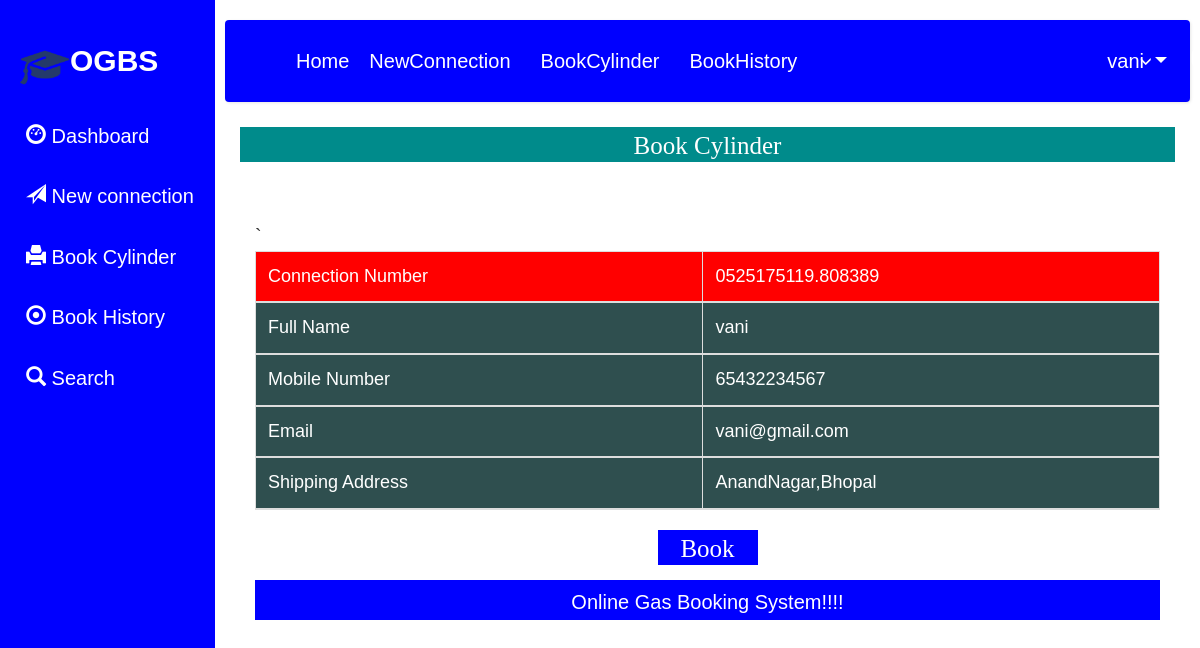
/bookdetail (signed in), run on the app's committed database.
### gasbooking/models.py (models this page shows, shortened)
class Newconnection(models.Model):
    user=models.ForeignKey(Registration,on_delete=models.CASCADE, null=True)
    gen=models.CharField(max_length=100,null=True)
    nationality=models.CharField(max_length=100,null=True)
    merriedstatus=models.CharField(max_length=100,null=True)
    address=models.CharField(max_length=100,null=True)
    related=models.CharField(max_length=100,null=True)
    fname=models.CharField(max_length=100,null=True)
    lname=models.CharField(max_length=100,null=True)
    city=models.CharField(max_length=100,null=True)
    connection=models.CharField(max_length=100,null=True)
    registration=models.CharField(max_length=100,null=True)
    date=models.CharField(max_length=100,null=True)
    zipcode=models.CharField(max_length=100,null=True)
    img=models.FileField(null=True)
    cost=models.CharField(max_length=100,null=True)
    status=models.CharField(max_length=100,null=True)

class Registration(models.Model):
    user=models.ForeignKey(User,on_delete=models.CASCADE, null=True)
    mobile=models.CharField(max_length=100,null=True)

### gasbooking/views.py (the view)
# urls.py: path('bookdetail',bookdetail,name='bookdetail'),
def bookdetail(request):
    user=User.objects.get(id=request.user.id)
    data=Registration.objects.get(user=user)
    data1=Newconnection.objects.filter(user=data)
    d={'data1':data1}
    return render(request,'bookdetail.html',d)

### gasbooking/templates/bookdetail.html (shortened to what this page needs)
{% extends 'user_nav.html' %}
{% block body %}
<center>
      <h1 style="font-size:25px; background-color:darkcyan;height:35px;color:white;padding:5px;margin-top:5px;font-family : 'Monotype Corsiva" align="center"> Book Cylinder </h1>
</center>
 <div class="container" style="margin-top:60px;width:100%">
<table  class="table table-bordered" id="myTable">
<thead style="background-color:white">
  <tr>
    <th style=" background-color:red">Connection Number</th>
      {% for i in data1 %}
 {% if i.connection == 'Approved' %}
       <th style=" background-color:red;color:white">{{i.registration}}</th>
      {% endif %}
      {% endfor %}
  </tr>
  <tr>
    <th>Full Name</th>
        {% for i in data1 %}
 {% if i.connection == 'Approved' %}`
       <th >{{i.user.user.username}}</th>
       {% endif %}
      {% endfor %}
  </tr>
    <tr>
    <th>Mobile Number</th>
        {% for i in data1 %}
 {% if i.connection == 'Approved' %}
    <th>{{i.user.mobile}}</th>
        {% endif %}
        {% endfor %}
    </tr>
  <tr>
    <th>Email</th>
     {% for i in data1 %}
 {% if i.connection == 'Approved' %}
    <th>{{i.user.user.email}}</th>
        {% endif %}
        {% endfor %}
  </tr>
<tr>
    <th>Shipping Address</th>
     {% for i in data1 %}
 {% if i.connection == 'Approved' %}
    <th>{{i.address}}</th>
        {% endif %}
        {% endfor %}
  </tr>
  </thead>
   </table>
<center>
      <a href="{% url 'book' %}"><h1 style="font-size:25px; background-color:blue;height:35px;width:100px;color:white;padding:5px;margin-top:5px;font-family : 'Monotype Corsiva;width:50px" align="center"> Book </h1>
</center>
<div class="footer" align="center" style=" margin-top:15px; background-color:blue; height:40px;color:white; padding:8px;">
    Online Gas Booking System!!!!
</div>
   {% endblock %}

### gasbooking/templates/user_nav.html (shortened to what this page needs)
<!DOCTYPE html>
{% load static %}
<html>
<head>
<link rel="stylesheet" href="https://cdnjs.cloudflare.com/ajax/libs/font-awesome/4.7.0/css/font-awesome.min.css">
<link rel="stylesheet" href="https://stackpath.bootstrapcdn.com/bootstrap/4.5.0/css/bootstrap.min.css">
   <link href="static/style.css" rel="stylesheet" type="text/css" media="all"/>
        <link rel="stylesheet" href="static/style4.css">
        <link rel="stylesheet" href="https://cdnjs.cloudflare.com/ajax/libs/font-awesome/4.7.0/css/font-awesome.min.css">
        <link rel="stylesheet" href="https://maxcdn.bootstrapcdn.com/bootstrap/3.3.7/css/bootstrap.min.css">
  <link rel = stylesheet href = "//cdn.datatables.net/1.10.19/css/jquery.dataTables.min.css">
</head>
<body>
<div class="sidenav">
    <div style="padding:20px">
    <img src="{% static 'image/logo.png' %}" style="width:50px;color:white"><span style="font-weight:bold;color:white;font-size:30px">OGBS</span>
  </div>
    <a href="{% url 'user_home' %}">  <i class="glyphicon glyphicon-dashboard" style="color:white"></i> Dashboard</a>
  <a href="{% url 'newconnection' %}">   <i class="glyphicon glyphicon-send" style="color:white"></i> New connection</a>
  <a href="{% url 'bookcylinder' %}">  <i class="glyphicon glyphicon-print" style="color:white"></i>  Book Cylinder</a>
  <a href="{% url 'view_booking' %}">  <i class="glyphicon glyphicon-record" style="color:white"></i>  Book History</a>
  <a href="{% url 'search_booking' %}">  <i class="glyphicon glyphicon-search" style="color:white"></i> Search</a>
</div>
<div class="main" style="margin-left:215px">
  <nav class="navbar navbar-expand-lg navbar-light" style="background-color:blue;color:white">
  <a class="navbar-brand" href="#" style="color:white"></a>
  <div class="collapse navbar-collapse" id="navbarNavdropdown">
    <ul class="navbar-nav">
      <li class="nav-item">
        <a class="nav-link" href="{% url 'user_home' %}" style="color:white">Home <span class="sr-only">(current)</span></a>
      </li>
      <li class="nav-item">
        <a class="nav-link" href="{% url 'newconnection' %}" style="color:white;margin-left:10px">NewConnection</a>
      </li>
      <li class="nav-item">
        <a class="nav-link" href="{% url 'bookcylinder' %}" style="color:white;margin-left:20px">BookCylinder</a>
      </li>
        <li class="nav-item">
        <a class="nav-link" href="{% url 'view_booking' %}" style="color:white;margin-left:20px">BookHistory</a>
      </li>
      <li class="nav-item dropdown">
        <a class="nav-link dropdown-toggle" style="color:white;margin-left:300px; href="#" id="navbardropdownMenuLink" role="button" data-toggle="dropdown" aria-haspopup="true" aria-expanded="false">
          {{request.user.username}}
        </a>
      </li>
        <li><a href="{% url 'logout_user' %}" style="color:white">  <i style="color:white;margin-left:20px;font-size:20px;margin-top:10px" class="glyphicon glyphicon-log-out"></i> </a></li>
    </ul>
  </div>
</nav>
    <div class="container-fluid">
    {% block body %}
    {% endblock %}
</div>
  </div>
</body>
</html>

### gasbooking/static/style.css (style rules this page uses)
html,body,div,span,applet,object,iframe,h1,h2,h3,h4,h5,h6,p,blockquote,pre,a,abbr,acronym,address,big,cite,code,del,dfn,em,img,ins,kbd,q,s,samp,small,strike,strong,sub,sup,tt,var,b,u,i,dl,dt,dd,ol,nav ul,nav li,fieldset,form,label,legend,table,caption,tbody,tfoot,thead,tr,th,td,article,aside,canvas,details,embed,figure,figcaption,footer,header,hgroup,menu,nav,output,ruby,section,summary,time,mark,audio,video { margin:0;padding:0;border:0;font-size:100%;font:inherit;vertical-align:baseline; }
article, aside, details, figcaption, figure,footer, header, hgroup, menu, nav, section { display: block; }
ol,ul { list-style:none;margin:0px;padding:0px; }
table { border-collapse:collapse;border-spacing:0; }
a { text-decoration:none; }
img { max-width:100%; }

### gasbooking/static/style4.css (style rules this page uses)
body { font-family: 'Poppins', sans-serif; background: #fafafa; }
a, a:hover, a:focus { color: inherit; text-decoration: none; transition: all 0.3s; }
.navbar { padding: 15px 10px; background: #fff; border: none; border-radius: 0; margin-bottom: 40px; box-shadow: 1px 1px 3px rgba(0, 0, 0, 0.1); }
i, span { display: inline-block; }
a[aria-expanded="false"]::before, a[aria-expanded="true"]::before { content: '\e259'; display: block; position: absolute; right: 20px; font-family: 'Glyphicons Halflings'; font-size: 0.6em; }

### gasbooking/templates/user_nav.html (style rules this page uses)
#myTable { border-collapse: collapse; width: 100%; border: 1px solid #ddd; font-size: 18px; }
#myTable th { text-align: left; padding: 12px; background-color:DarkSlateGrey ; color: white; }
#myTable tr { border-bottom: 1px solid #ddd; }
body { font-family: "Lato", sans-serif; }
.sidenav { height: 100%; width: 215px; position: fixed; z-index: 1; top: 0; left: 0; color:white; background-color:blue; overflow-x: hidden; padding-top: 20px; }
.sidenav a, .dropdown1-btn { padding: 16px 18px 16px 26px; text-decoration: none; font-size: 20px; color: white; display: block; border: none; background: none; width: 100%; text-align: left; cursor: pointer; outline: none; }
.main { margin-left: 200px; font-size: 20px; padding: 0px 10px; }
body { margin:0;font-family:Arial }
.dropdown { float:right; }

### data on the page
Newconnection: registration "0525175119.808389", user.user.username "vani", user.mobile "65432234567", user.user.email "vani@gmail.com", address "AnandNagar,Bhopal"

### other printed values
{{ request.user.username }} "vani"
